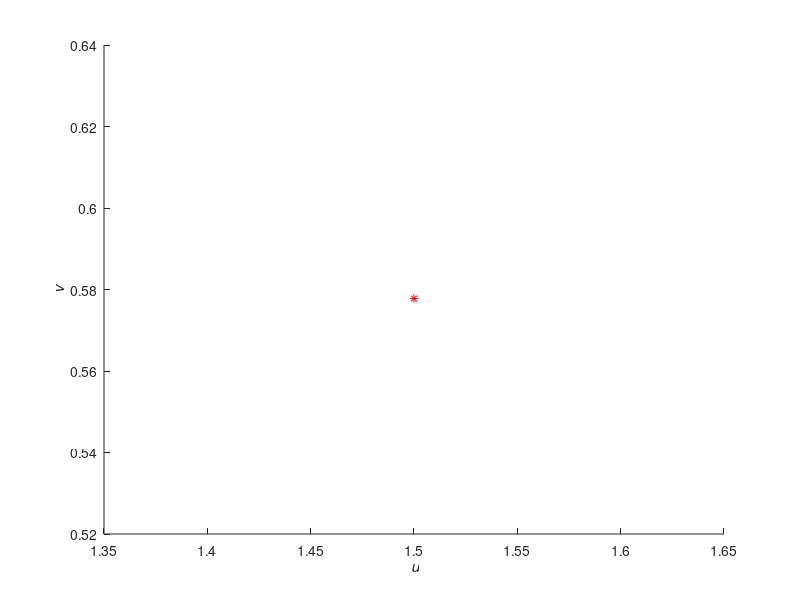

The MATLAB source for this figure: (Note: this script raises an error after producing the figure.)
%The time mesh on which we evaluate trajectories.
t_mesh = linspace(1100,1200,50000);

%Parameter values
a = 0.2;
b = 1.3;
tau = 0.68;

%The fixed point for the parameter values.
u_fixed = b + a;
v_fixed = b/((b+a).^2);

%The initial data.
u0 = @(t) u_fixed + 0.001*(sin(sqrt(2)*t) + cos(t));
v0 = @(t) v_fixed + 0.001*(sin(sqrt(2)*t) + cos(t));


%Plot the no delay trajectory.
figure
hold on;
xlabel('{\it u}');
ylabel('{\it v}');
plot(u_fixed,v_fixed,'r*', 'DisplayName','Fixed Point')
[u_values, v_values] = computeNoDelaySchnakenbergTrajectory(a,b,t_mesh,u0(0),v0(0),10e-18,10e9);
plot(u_values,v_values, 'DisplayName',"No delay");

%Plot the fixed delay trajectory.
sol = computeFixedDelaySchnakenbergTrajectory(a,b,tau,max(t_mesh), u0,v0,10e-18,10e9);
%current_y_values = deval(sol, t_mesh);
current_y_values = deval(sol,t_mesh);
u_values = current_y_values(1,:);
v_values = current_y_values(2,:);
plot(u_values,v_values, 'DisplayName',"Fixed delay");
    



%The number of points to use in the quadrature rule.
N=3;

%The sigma values we wish to simulate.
sigma_amt = 0;
sigma_values = linspace(0.001,0.002,sigma_amt);

%Plot the distributed delay trajectories.
for index=1:sigma_amt
    
    
    
    sigma = sigma_values(index);
    [integral_evaluation_point, integral_weights] = computeGaussHermiteWeights(tau, sigma, N);
    
    filtered_evaluation_points = integral_evaluation_point;
    
    sol = computeDistributedDelaySchnakenbergTrajectory2(double(integral_evaluation_point), ...
                                                        double(integral_weights), ...
                                                        a,b,...
                                                        max(t_mesh),...
                                                        u0,v0,...
                                                        10e-9,10e9);
    y_values = deval(sol, t_mesh);
    %y_values = sol.y;
    u_values = y_values(1,:);
    v_values = y_values(2,:);
    
    
    plot(t_mesh,v_values, 'DisplayName',"\sigma = "+string(round(sigma,10)));
    
end
legend
%print('Trajcetory Comparison Plot', '-dpng', '-r300');



function solution = computeDistributedDelaySchnakenbergTrajectory2(...
                                                delay_times, ...
                                                weights, ...
                                                a, ...
                                                b, ...
                                                t_max, ...
                                                u0, ...
                                                v0, ...
                                                relative_tolerance, ...
                                                termination_threshold)

    
    %Generate the derivative function for our system, using the given
    %parameter values.
    dydt = @(t,y,Z) distributedDelaySchnakenberg(weights(:)', a,b,t,y,Z);
    
    %Generate an event function to stop the simulation, if it exceeds the
    %specified threshold.
    eventFunction = @(t,y,Z) terminalEventFcn(termination_threshold,t,y,Z);
    options = odeset('RelTol',relative_tolerance,'Events',eventFunction);

    
    %If zero is an evaluation point in our delay_times vector, then exclude
    %it from the dde23 function call and re-insert it in the underlying
    %distributedDelaySchnakenberg function.
    y0 = @(t) [u0(t),v0(t)];
    if(delay_times(1) == 0)  
        solution = dde23(dydt, delay_times(2:end), y0, [0,t_max], options);
    else
        solution = dde23(dydt, delay_times, y0, [0,t_max], options);
    end
end

function derivative = distributedDelaySchnakenberg(weights, a, b, t,y,Z)
    %If zero was one of the delay values, then include the value of u and v
    %at time t in the vector of function values.
    function_values = Z;
    if(size(Z,2)+1 == size(weights,2))
        function_values = [y, Z];
    end
    
    %Use the provided weights to approximate the integral in the governing
    %equation.
    integrand = ((function_values(1,:)).^2).* function_values(2,:);
    integral_approximation = dot(weights, integrand);

    
    %Return the u and v derivatives.
    derivative_u = a - y(1) + integral_approximation;
    derivative_v = b - integral_approximation;
    derivative = [derivative_u, derivative_v]';
end


%This event function is used to terminate the simulation, if it exceeds a
%suitably large threshold.
function [position,isterminal,direction] = terminalEventFcn(threshold, t,y, Z)
    position = max(abs(y(1)))<threshold; %The value that we want to be zero
    isterminal = 1;  % Halt integration 
    direction = 0; 
end

